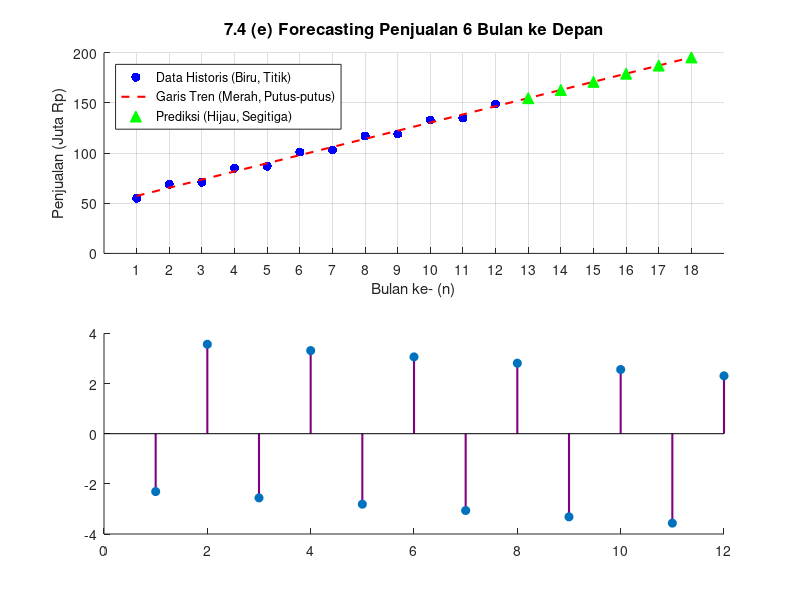

Write MATLAB code to recreate this figure. (Note: this script raises an error after producing the figure.)
% ===================================================== 
%  UTS Matematika Sains Data — Semester Genap 2025/2026 
%  Soal 7 — Deret Waktu, Pola Penjualan & Forecasting
%  Nama  : Muhammad Farand Danendra
%  NIM   : 2510514025 
%  Parameter: N=25, a=2, b=5, K=8, theta0=85, alpha=0.006 
%  Tanggal: 28 April 2026 
% ===================================================== 

% Tampilkan timestamp
disp(['Tanggal & Waktu Eksekusi: ', datestr(now)])

% --- Deklarasi Parameter Awal ---
N = 25;
a = floor(N/10);       % 2
b = mod(N,10);         % 5
K = a + b + 1;         % 8
theta0 = (a * 30) + (b * 5);  % 85
alpha_lr = 0.001 * (b + 1);   % 0.006

% --- 7.2 (c) Verifikasi Sigma ---
n_hist = 1:12;
% Rumus S_n sesuai persamaan
S_n = 50 + (K .* n_hist) + ((-1).^n_hist .* (a+1));

T1_matlab = sum(S_n);
T2_matlab = sum(S_n.^2);

fprintf('\n--- VERIFIKASI SIGMA ---\n');
fprintf('T1 Manual = 1224   | T1 MATLAB = %d\n', T1_matlab);
fprintf('T2 Manual = 134396 | T2 MATLAB = %d\n', T2_matlab);

% --- 1. Persiapan Data (Parameter) ---
t_hist = 1:12; 
S_hist = 50 + (K .* t_hist) + ((-1).^t_hist .* (a + 1));

% --- 2. Perhitungan 7.4 (e): Polyfit & Prediksi ---
coef = polyfit(t_hist, S_hist, 1);
slope = coef(1); intercept = coef(2);

t_pred = 13:18;
S_pred = polyval(coef, t_pred);
trend_hist = polyval(coef, t_hist);

% --- 3. Perhitungan 7.4 (f): Residual & MAE ---
residual = S_hist - trend_hist;
MAE = mean(abs(residual));

% Tampilkan ke Command Window
fprintf('--- Hasil 7.4 (e) ---\n');
fprintf('Persamaan Garis: S = %.4ft + %.4f\n', slope, intercept);
disp('Prediksi S13-S18:'); disp(S_pred);

fprintf('--- Hasil 7.4 (f) ---\n');
fprintf('Nilai MAE: %.3f\n', MAE);
disp('Residual (S_n - trend_n):'); disp(residual);

% ===================================================== 
% --- VISUALISASI BERDASARKAN SUB-SOAL ---
% ===================================================== 
figure('Name', 'Analisis Soal 7.4', 'Units', 'normalized', 'Position', [0.2 0.1 0.6 0.8]);

% --- Subplot Atas: Untuk 7.4 (e) ---
subplot(2, 1, 1);
hold on;
plot(t_hist, S_hist, 'b.', 'MarkerSize', 20, 'DisplayName', 'Data Historis (Biru, Titik)');
t_all = [t_hist, t_pred];
plot(t_all, polyval(coef, t_all), 'r--', 'LineWidth', 1.5, 'DisplayName', 'Garis Tren (Merah, Putus-putus)');
plot(t_pred, S_pred, 'g^', 'MarkerFaceColor', 'g', 'MarkerSize', 8, 'DisplayName', 'Prediksi (Hijau, Segitiga)');

title('7.4 (e) Forecasting Penjualan 6 Bulan ke Depan', 'FontSize', 12);
xlabel('Bulan ke- (n)'); ylabel('Penjualan (Juta Rp)');
xlim([0 19]); xticks(1:18); grid on;
legend('Location', 'northwest');
hold off;

% --- Subplot Bawah: Untuk 7.4 (f) ---
subplot(2, 1, 2);
hold on;
stem(t_hist, residual, 'filled', 'Color', [0.5 0 0.5], 'LineWidth', 1.5, 'DisplayName', 'Residual');
yline(0, 'k-', 'LineWidth', 1);

% Tambahkan teks nilai pada grafik residual
for i = 1:length(t_hist)
    text(t_hist(i), residual(i) + 0.3 * sign(residual(i)), sprintf('%+.1f', residual(i)), ...
        'HorizontalAlignment', 'center', 'FontSize', 9);
end

title(sprintf('7.4 (f) Analisis Pola Residual (MAE = %.3f)', MAE), 'FontSize', 12);
xlabel('Bulan ke- (n)'); ylabel('Error (S_n - Trend_n)');
xlim([0 13]); xticks(1:12); grid on;
hold off;
